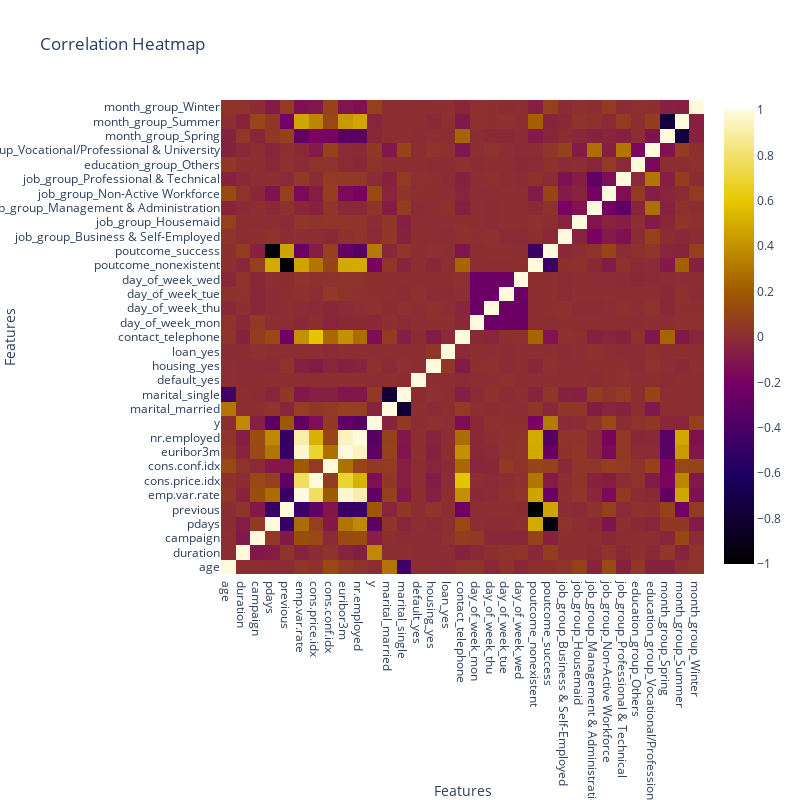

The notebook cell saved with this chart:
### Code cell
corr_matrix = combined_df.corr()
corr_matrix_data = corr_matrix.values.tolist()

row_labels = corr_matrix.index.to_numpy()
col_labels = corr_matrix.columns.to_numpy()

fig = Figure(layout=dict(width=800, height=800)) 
fig.add_trace(dict(
    z=corr_matrix_data,
    x=col_labels,
    y=row_labels.tolist(),  
    type='heatmap',
    colorscale='electric'  
))
fig.update_layout(
    title='Correlation Heatmap',
    xaxis_title='Features',
    yaxis_title='Features'
)
fig.update_traces(colorbar=dict(dtick=0.2)) 
fig.show()

### Figure 1 — Plotly figure (JSON) as saved in the notebook; plotly's stock layout.template omitted (floating-point values rounded to 4 significant figures; data arrays with more than 128 entries replaced by an {"elided": "..."} marker saying what was removed)
{"data": [{"colorbar": {"dtick": 0.2}, "colorscale": [[0, "rgb(0, 0, 0)"], [0.2, "rgb(30,0,100)"], [0.4, "rgb(120,0,100)"], [0.6, "rgb(160,90,0)"], [0.8, "rgb(230,200,0)"], [1, "rgb(255,250,220)"]], "type": "heatmap", "x": ["age", "duration", "campaign", "pdays", "previous", "emp.var.rate", "cons.price.idx", "cons.conf.idx", "euribor3m", "nr.employed", "y", "marital_married", "marital_single", "default_yes", "housing_yes", "loan_yes", "contact_telephone", "day_of_week_mon", "day_of_week_thu", "day_of_week_tue", "day_of_week_wed", "poutcome_nonexistent", "poutcome_success", "job_group_Business & Self-Employed", "job_group_Housemaid", "job_group_Management & Administration", "job_group_Non-Active Workforce", "job_group_Professional & Technical", "education_group_Others", "education_group_Vocational/Professional & University", "month_group_Spring", "month_group_Summer", "month_group_Winter"], "y": ["age", "duration", "campaign", "pdays", "previous", "emp.var.rate", "cons.price.idx", "cons.conf.idx", "euribor3m", "nr.employed", "y", "marital_married", "marital_single", "default_yes", "housing_yes", "loan_yes", "contact_telephone", "day_of_week_mon", "day_of_week_thu", "day_of_week_tue", "day_of_week_wed", "poutcome_nonexistent", "poutcome_success", "job_group_Business & Self-Employed", "job_group_Housemaid", "job_group_Management & Administration", "job_group_Non-Active Workforce", "job_group_Professional & Technical", "education_group_Others", "education_group_Vocational/Professional & University", "month_group_Spring", "month_group_Summer", "month_group_Winter"], "z": {"elided": "33x33 float values"}}], "layout": {"height": 800, "title": {"text": "Correlation Heatmap"}, "width": 800, "xaxis": {"autorange": true, "range": [-0.5, 32.5], "title": {"text": "Features"}, "type": "category"}, "yaxis": {"autorange": true, "range": [-0.5, 32.5], "title": {"text": "Features"}, "type": "category"}}}
